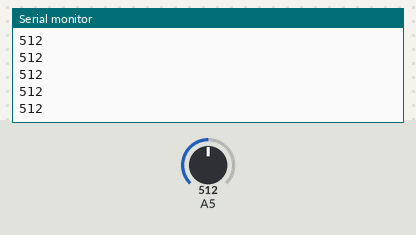
Simulated run of this sketch. Board: Arduino Uno, built with avr-gcc and run on an emulated ATmega328P. Parts: the last lines printed to the serial monitor. The test bench sets the inputs (shaded band); at power-on: A5 = 512.

Above: at 1.2 s.
1.3 s: A5 set to 490
At 1.31 s:
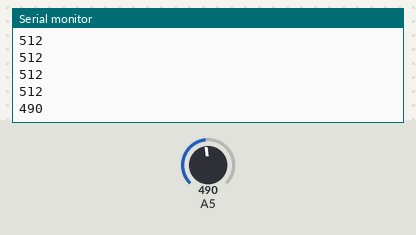
2.8 s: A5 set to 510
At 2.81 s:
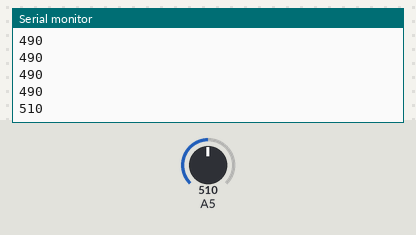
Timing chart, 0 to 5.8 s (numbered marks = the images above; inputs shaded):
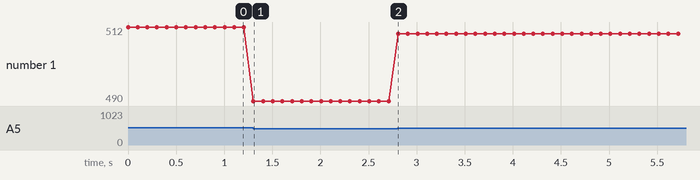

The sketch:

index.ino
```cpp
void setup() {
  // put your setup code here, to run once:
  pinMode(A5, INPUT);
  pinMode(0, OUTPUT);
  pinMode(1, OUTPUT);
  Serial.begin(9600);
}

void loop() {
  int ldr = analogRead(A5);

  Serial.println(ldr);

  if (ldr > 500) {
    digitalWrite(0, HIGH);
    digitalWrite(1, HIGH);
  }
  else {
    digitalWrite(0, LOW);
    digitalWrite(1, LOW);
  }
  delay(100);
}
```

Measured:
- after the input at 1.3 s, the serial monitor: prints a new line at once (image 1)
- after the input at 2.8 s, the serial monitor: prints a new line at once (image 2)
- plotted number 1: 512 → 490 after the input at 1.3 s, 490 → 510 after the input at 2.8 s
